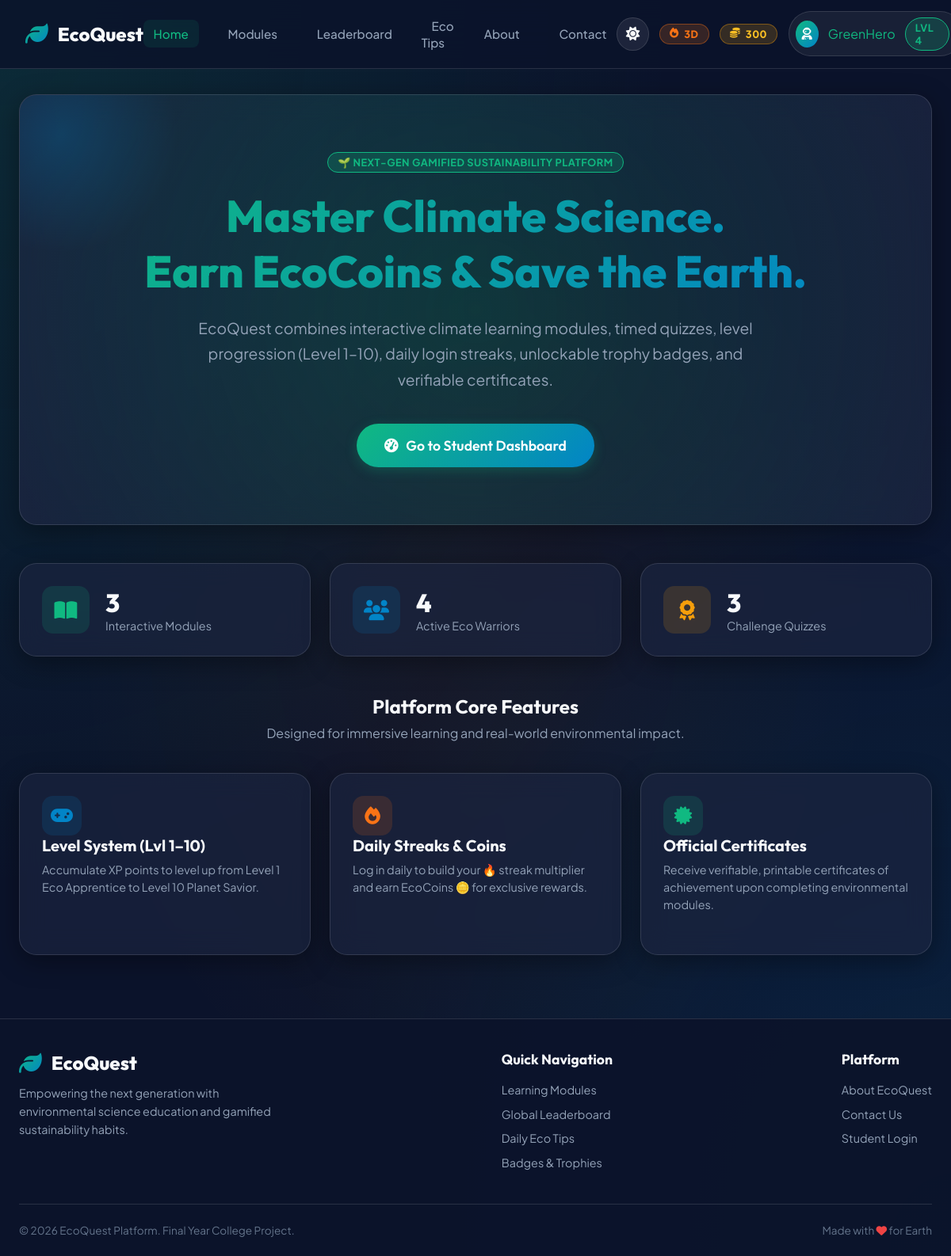
/ (signed in), run on the app's committed database.
### tables this page shows
CREATE TABLE users (
    id INTEGER PRIMARY KEY AUTOINCREMENT,
    username TEXT UNIQUE NOT NULL,
    email TEXT UNIQUE NOT NULL,
    password_hash TEXT NOT NULL,
    role TEXT DEFAULT 'student', -- 'student' or 'admin'
    xp INTEGER DEFAULT 0,
    coins INTEGER DEFAULT 50,
    level INTEGER DEFAULT 1,
    streak_count INTEGER DEFAULT 1,
    last_login_date TEXT DEFAULT CURRENT_DATE,
    daily_reward_claimed INTEGER DEFAULT 0,
    avatar TEXT DEFAULT 'fa-user-astronaut',
    created_at TIMESTAMP DEFAULT CURRENT_TIMESTAMP
);

### app.py (the view)
@app.route('/')
def index():
    db = get_db()
    modules_count = db.execute("SELECT COUNT(*) FROM modules").fetchone()[0]
    users_count = db.execute("SELECT COUNT(*) FROM users").fetchone()[0]
    quizzes_count = db.execute("SELECT COUNT(*) FROM quizzes").fetchone()[0]
    return render_template('index.html', modules_count=modules_count, users_count=users_count, quizzes_count=quizzes_count)

### app.py (called while the page is built)
def get_db():
    if 'db' not in g:
        g.db = sqlite3.connect(DATABASE_PATH)
        g.db.row_factory = sqlite3.Row
    return g.db

@app.context_processor
def inject_user():
    if 'user_id' in session:
        db = get_db()
        user = db.execute("SELECT * FROM users WHERE id = ?", (session['user_id'],)).fetchone()
        return dict(current_user=user)
    return dict(current_user=None)

### templates/index.html (shortened to what this page needs)
<!DOCTYPE html>
<html lang="en" data-theme="dark">
<head>
    <link rel="stylesheet" href="https://cdnjs.cloudflare.com/ajax/libs/font-awesome/6.5.1/css/all.min.css">
    <link rel="stylesheet" href="{{ url_for('static', filename='css/style.css') }}">
    <link rel="stylesheet" href="{{ url_for('static', filename='css/dashboard.css') }}">
    <link rel="stylesheet" href="{{ url_for('static', filename='css/responsive.css') }}">
</head>
<body>
    <nav class="navbar">
        <div class="nav-container">
            <a href="{{ url_for('index') }}" class="logo">
                <i class="fa-solid fa-leaf"></i> EcoQuest
            </a>
            <ul class="nav-links" id="navLinks">
                <li><a href="{{ url_for('index') }}" class="nav-link active">Home</a></li>
                <li><a href="{{ url_for('modules') }}" class="nav-link">Modules</a></li>
                <li><a href="{{ url_for('leaderboard') }}" class="nav-link">Leaderboard</a></li>
                <li><a href="{{ url_for('eco_tips') }}" class="nav-link">Eco Tips</a></li>
                <li><a href="{{ url_for('about') }}" class="nav-link">About</a></li>
                <li><a href="{{ url_for('contact') }}" class="nav-link">Contact</a></li>
            </ul>
            <div class="nav-actions">
                <button class="theme-toggle-btn" id="themeToggleBtn" title="Toggle Theme">
                    <i class="fa-solid fa-sun" id="themeIcon"></i>
                </button>
                {% if current_user %}
                    <span class="badge-pill badge-streak"><i class="fa-solid fa-fire"></i> {{ current_user.streak_count or 1 }}d</span>
                    <span class="badge-pill badge-coin"><i class="fa-solid fa-coins"></i> <span class="userCoinVal">{{ current_user.coins or 50 }}</span></span>
                    <a href="{{ url_for('dashboard') }}" class="nav-user-profile">
                        <div class="avatar-circle"><i class="fa-solid {{ current_user.avatar }}"></i></div>
                        <span class="user-name">{{ current_user.username }}</span>
                        <span class="badge-pill badge-emerald">Lvl {{ current_user.level }}</span>
                    </a>
                {% else %}
                    <a href="{{ url_for('login') }}" class="btn btn-secondary">Login</a>
                    <a href="{{ url_for('register') }}" class="btn btn-primary">Join Free</a>
                {% endif %}
            </div>
        </div>
    </nav>
    <main class="main-wrapper">
        <section class="glass-card" style="padding: 4.5rem 2.5rem; text-align: center; margin-bottom: 3rem; background: radial-gradient(circle at center, rgba(16, 185, 129, 0.18) 0%, rgba(28, 37, 65, 0.8) 100%); position: relative; overflow: hidden;">
            <div style="position: absolute; top: -100px; left: -100px; width: 300px; height: 300px; background: radial-gradient(circle, rgba(2, 132, 199, 0.25) 0%, transparent 70%); pointer-events: none;"></div>
            <span class="badge-pill badge-emerald" style="margin-bottom: 1.25rem; display: inline-flex; animation: floatCard 3s ease-in-out infinite;">
                🌱 Next-Gen Gamified Sustainability Platform
            </span>
            <h1 style="font-size: 3.5rem; font-weight: 800; margin-bottom: 1.25rem; background: var(--accent-gradient); -webkit-background-clip: text; -webkit-text-fill-color: transparent;">
                Master Climate Science.<br>Earn EcoCoins & Save the Earth.
            </h1>
            <p style="font-size: 1.2rem; color: var(--text-secondary); max-width: 750px; margin: 0 auto 2.5rem; line-height: 1.7;">
                EcoQuest combines interactive climate learning modules, timed quizzes, level progression (Level 1–10), daily login streaks, unlockable trophy badges, and verifiable certificates.
            </p>
            <div style="display: flex; gap: 1.25rem; justify-content: center; flex-wrap: wrap;">
                {% if current_user %}
                    <a href="{{ url_for('dashboard') }}" class="btn btn-primary" style="padding: 1rem 2.2rem; font-size: 1.1rem;">
                        <i class="fa-solid fa-gauge-high"></i> Go to Student Dashboard
                    </a>
                {% endif %}
            </div>
        </section>
        <section class="dashboard-grid" style="margin-bottom: 3rem;">
            <div class="col-4">
                <div class="glass-card stat-card">
                    <div class="stat-icon"><i class="fa-solid fa-book-open"></i></div>
                    <div>
                        <div class="stat-value">{{ modules_count }}</div>
                        <div class="stat-label">Interactive Modules</div>
                    </div>
                </div>
            </div>
            <div class="col-4">
                <div class="glass-card stat-card">
                    <div class="stat-icon" style="background: rgba(2, 132, 199, 0.15); color: var(--ocean-primary);">
                        <i class="fa-solid fa-users"></i>
                    </div>
                    <div>
                        <div class="stat-value">{{ users_count }}</div>
                        <div class="stat-label">Active Eco Warriors</div>
                    </div>
                </div>
            </div>
            <div class="col-4">
                <div class="glass-card stat-card">
                    <div class="stat-icon" style="background: rgba(245, 158, 11, 0.15); color: var(--warning);">
                        <i class="fa-solid fa-award"></i>
                    </div>
                    <div>
                        <div class="stat-value">{{ quizzes_count }}</div>
                        <div class="stat-label">Challenge Quizzes</div>
                    </div>
                </div>
            </div>
        </section>
        <section style="margin-bottom: 3rem;">
            <div style="text-align: center; margin-bottom: 2.5rem;">
                <h2>Platform Core Features</h2>
                <p style="color: var(--text-secondary); margin-top: 0.5rem;">Designed for immersive learning and real-world environmental impact.</p>
            </div>
            <div class="module-grid">
                <div class="glass-card">
                    <div class="module-icon"><i class="fa-solid fa-gamepad"></i></div>
                    <h3 class="module-title">Level System (Lvl 1–10)</h3>
                    <p class="module-desc">Accumulate XP points to level up from Level 1 Eco Apprentice to Level 10 Planet Savior.</p>
                </div>
                <div class="glass-card">
                    <div class="module-icon" style="background: rgba(249, 115, 22, 0.15); color: #f97316;">
                        <i class="fa-solid fa-fire"></i>
                    </div>
                    <h3 class="module-title">Daily Streaks & Coins</h3>
                    <p class="module-desc">Log in daily to build your 🔥 streak multiplier and earn EcoCoins 🪙 for exclusive rewards.</p>
                </div>
                <div class="glass-card">
                    <div class="module-icon" style="background: rgba(16, 185, 129, 0.15); color: var(--emerald-primary);">
                        <i class="fa-solid fa-certificate"></i>
                    </div>
                    <h3 class="module-title">Official Certificates</h3>
                    <p class="module-desc">Receive verifiable, printable certificates of achievement upon completing environmental modules.</p>
                </div>
            </div>
        </section>
    </main>
    <footer class="footer">
        <div class="footer-content">
            <div class="footer-brand">
                <a href="{{ url_for('index') }}" class="logo">
                    <i class="fa-solid fa-leaf"></i> EcoQuest
                </a>
                <p>Empowering the next generation with environmental science education and gamified sustainability habits.</p>
            </div>
            <div class="footer-links">
                <h4>Quick Navigation</h4>
                <ul>
                    <li><a href="{{ url_for('modules') }}">Learning Modules</a></li>
                    <li><a href="{{ url_for('leaderboard') }}">Global Leaderboard</a></li>
                    <li><a href="{{ url_for('eco_tips') }}">Daily Eco Tips</a></li>
                    <li><a href="{{ url_for('badges') }}">Badges & Trophies</a></li>
                </ul>
            </div>
            <div class="footer-links">
                <h4>Platform</h4>
                <ul>
                    <li><a href="{{ url_for('about') }}">About EcoQuest</a></li>
                    <li><a href="{{ url_for('contact') }}">Contact Us</a></li>
                    <li><a href="{{ url_for('login') }}">Student Login</a></li>
                </ul>
            </div>
        </div>
        <div class="footer-bottom">
            <span>&copy; 2026 EcoQuest Platform. Final Year College Project.</span>
            <span>Made with <i class="fa-solid fa-heart" style="color: var(--danger);"></i> for Earth</span>
        </div>
    </footer>
</body>
</html>

### static/css/dashboard.css (style rules this page uses)
.dashboard-grid { display: grid; grid-template-columns: repeat(12, 1fr); gap: 1.5rem; }
.col-4 { grid-column: span 4; }
.stat-card { display: flex; align-items: center; gap: 1.25rem; }
.stat-icon { width: 60px; height: 60px; border-radius: var(--radius-md); background: rgba(16, 185, 129, 0.15); color: var(--emerald-primary); display: flex; align-items: center; justify-content: center; font-size: 1.6rem; }
.stat-value { font-size: 2rem; font-weight: 800; font-family: var(--font-heading); color: var(--text-primary); }
.stat-label { color: var(--text-secondary); font-size: 0.9rem; }
.module-grid { display: grid; grid-template-columns: repeat(auto-fill, minmax(320px, 1fr)); gap: 1.5rem; }
.module-icon { width: 50px; height: 50px; border-radius: var(--radius-md); background: rgba(2, 132, 199, 0.15); color: var(--ocean-primary); display: flex; align-items: center; justify-content: center; font-size: 1.4rem; }
.module-title { font-size: 1.25rem; margin-bottom: 0.5rem; }
.module-desc { color: var(--text-secondary); font-size: 0.9rem; line-height: 1.5; margin-bottom: 1.5rem; }

### data on the page
users: streak_count "3", coins "300", username "GreenHero", level "4"

### other printed values
{{ modules_count }} "3"
{{ users_count }} "4"
{{ quizzes_count }} "3"
